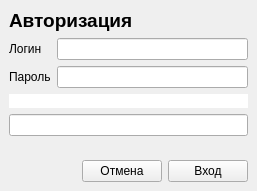
<?xml version="1.0" encoding="UTF-8"?>
<ui version="4.0">
 <class>LoginWindow</class>
 <widget class="QMainWindow" name="LoginWindow">
  <property name="geometry">
   <rect>
    <x>0</x>
    <y>0</y>
    <width>257</width>
    <height>191</height>
   </rect>
  </property>
  <property name="windowTitle">
   <string>Login</string>
  </property>
  <widget class="QWidget" name="centralwidget">
   <property name="sizePolicy">
    <sizepolicy hsizetype="Preferred" vsizetype="Preferred">
     <horstretch>0</horstretch>
     <verstretch>0</verstretch>
    </sizepolicy>
   </property>
   <layout class="QVBoxLayout" name="verticalLayout">
    <item>
     <widget class="QLabel" name="label">
      <property name="font">
       <font>
        <pointsize>14</pointsize>
        <weight>75</weight>
        <bold>true</bold>
       </font>
      </property>
      <property name="text">
       <string>Авторизация</string>
      </property>
     </widget>
    </item>
    <item>
     <layout class="QGridLayout" name="gridLayout">
      <item row="0" column="1">
       <widget class="QLineEdit" name="usernameEdit"/>
      </item>
      <item row="0" column="0">
       <widget class="QLabel" name="label_2">
        <property name="text">
         <string>Логин</string>
        </property>
       </widget>
      </item>
      <item row="1" column="0">
       <widget class="QLabel" name="label_3">
        <property name="text">
         <string>Пароль</string>
        </property>
       </widget>
      </item>
      <item row="1" column="1">
       <widget class="QLineEdit" name="passwordEdit">
        <property name="font">
         <font>
          <italic>false</italic>
          <underline>false</underline>
          <strikeout>false</strikeout>
          <kerning>true</kerning>
         </font>
        </property>
        <property name="text">
         <string/>
        </property>
        <property name="echoMode">
         <enum>QLineEdit::Password</enum>
        </property>
       </widget>
      </item>
     </layout>
    </item>
    <item>
     <layout class="QVBoxLayout" name="captchaLayout">
      <item>
       <widget class="QLabel" name="captchaImg">
        <property name="enabled">
         <bool>true</bool>
        </property>
        <property name="sizePolicy">
         <sizepolicy hsizetype="Preferred" vsizetype="Expanding">
          <horstretch>0</horstretch>
          <verstretch>0</verstretch>
         </sizepolicy>
        </property>
        <property name="minimumSize">
         <size>
          <width>0</width>
          <height>0</height>
         </size>
        </property>
        <property name="styleSheet">
         <string notr="true">background-color: rgb(255, 255, 255);</string>
        </property>
        <property name="text">
         <string/>
        </property>
       </widget>
      </item>
      <item>
       <widget class="QLineEdit" name="captchaEdit">
        <property name="enabled">
         <bool>true</bool>
        </property>
        <property name="autoFillBackground">
         <bool>false</bool>
        </property>
       </widget>
      </item>
      <item>
       <spacer name="verticalSpacer">
        <property name="orientation">
         <enum>Qt::Vertical</enum>
        </property>
        <property name="sizeHint" stdset="0">
         <size>
          <width>20</width>
          <height>40</height>
         </size>
        </property>
       </spacer>
      </item>
     </layout>
    </item>
    <item>
     <layout class="QHBoxLayout" name="horizontalLayout">
      <item>
       <spacer name="horizontalSpacer">
        <property name="orientation">
         <enum>Qt::Horizontal</enum>
        </property>
        <property name="sizeHint" stdset="0">
         <size>
          <width>40</width>
          <height>20</height>
         </size>
        </property>
       </spacer>
      </item>
      <item>
       <widget class="QPushButton" name="cancelButton">
        <property name="text">
         <string>Отмена</string>
        </property>
       </widget>
      </item>
      <item>
       <widget class="QPushButton" name="loginButton">
        <property name="text">
         <string>Вход</string>
        </property>
       </widget>
      </item>
     </layout>
    </item>
   </layout>
  </widget>
 </widget>
 <resources/>
 <connections/>
</ui>
